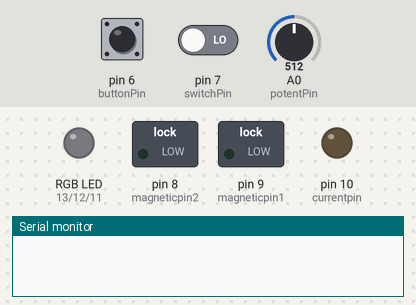
A sketch run on a simulated Arduino Uno, built with avr-gcc and run on an emulated ATmega328P. Parts: switched loads named in the sketch (green lamp = pin HIGH), an RGB LED mixed from three pins (HIGH = lit), output pins drawn as LEDs (lit = HIGH), the last lines printed to the serial monitor. Inputs (shaded band) come from the test bench; at power-on: pin 6 (buttonPin) LOW, pin 7 (switchPin) LOW, A0 (potentPin) = 512. Dim RGB values are drawn brighter than linear.

Above: at 1.2 s.
1.3 s: pin 6 (buttonPin) pulled HIGH for 0.15 s
At 2.4 s:
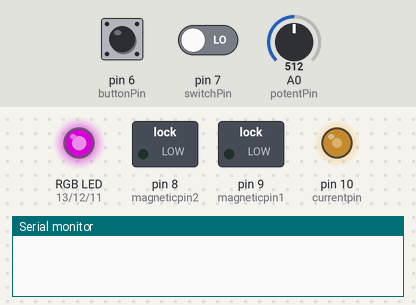
4.3 s: pin 6 (buttonPin) pulled HIGH for 1 s
7.3 s: pin 6 (buttonPin) driven HIGH and pin 7 (switchPin) driven HIGH
At 9.1 s:
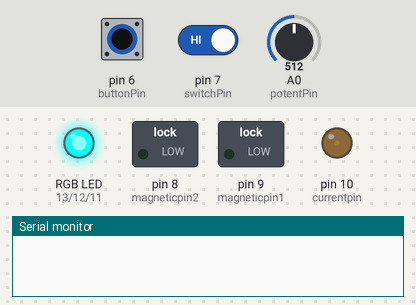
At 23.5 s:
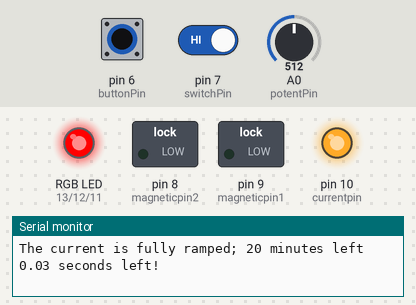
Timing chart, 0 to 23.8 s (numbered marks = the images above; inputs shaded):
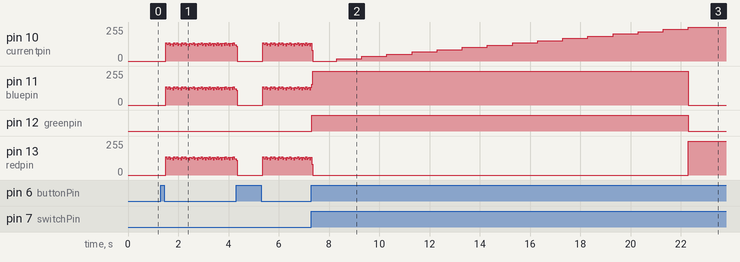

Measured:
- after the input at 7.3 s, pin 12 (greenpin): LOW → HIGH at once, → LOW 15.0 s later

The sketch:

TCexample.ino
```cpp
#include <thinkingcap.h>

const int switchPin = 7;              //Connect a switch to pin 7
const int buttonPin = 6;              //Connect a spring-loaded push-button to pin 6
const int potentPin = A0;             //Connect a potentiometer to A0

boolean StartTC;                      //Stores whether or not the TC initialized successfully

ThinkingCap *tcap = new ThinkingCap(); //Default constructor; you can also pass arguments to it to set the pins

void setup()
{
  StartTC = (*tcap).begin();           //Prepares the Thinking Cap for use; also turns on the serial interface
  pinMode(switchPin, INPUT);
  pinMode(buttonPin, INPUT);
}

void loop()
{
  if(StartTC)                          //If the Thinking Cap setup was successful
  {
    if(digitalRead(buttonPin) == HIGH) //When the button is pushed
    {
      int potentVal = analogRead(potentPin);  //Get the value from the potentiometer
      if(digitalRead(switchPin) == HIGH) //If the switch is "on"
      {
        int time = map(potentVal, 0, 1023, 1, 60); //Convert the input value into a time
        (*tcap).tDCS(time / 2, time);  //Perform tDCS for that time, with ramp time equal to 1/120 of that
      }
      else                             //If the switch is "off"
      {
        while(digitalRead(buttonPin) == LOW)  //Until the button is pushed again
        {
          double freq = (double)map(potentVal, 0, 1023, 1, 500) / 100.0;  //Convert the input value into a frequency
          (*tcap).CES(freq);          //Perform CES with the given frequency
        }
      }
    }
  }
}
```

thinkingcap.cpp
```cpp
#include "thinkingcap.h"

int chargetime = 5000; //How long (in ms)to allow capacitor C1 to charge (for tMS)
int pulsetime = 20; //How long (in µs) to allow capacitor C1 to discharge (for tMS)

ThinkingCap::ThinkingCap()
{
	this->redpin = 13;
	this->greenpin = 12;
	this->bluepin = 11;
	this->currentpin = 10;
	this->magneticpin1 = 9;
	this->magneticpin2 = 8;
}

ThinkingCap::ThinkingCap(int rpin, int gpin, int bpin, int cpin, int mpin1, int mpin2)
{
	this->redpin = rpin;
	this->greenpin = gpin;
	this->bluepin = bpin;
	this->currentpin = cpin;
	this->magneticpin1 = mpin1;
	this->magneticpin2 = mpin2;
}

boolean ThinkingCap::begin()
{
	pinMode(redpin, OUTPUT);
	pinMode(greenpin, OUTPUT);
	pinMode(bluepin, OUTPUT);
	pinMode(currentpin, OUTPUT);
	pinMode(magneticpin1, OUTPUT);
	pinMode(magneticpin2, OUTPUT);

	Serial.begin(9600);

	return true;
}

void ThinkingCap::tDCS(int rampTime, int stimTime)
{
	//Turn status LED yellow
	digitalWrite(greenpin, HIGH);
	digitalWrite(bluepin, HIGH);
	int startTime = millis();
	for(;;)
	{
		//Figure out partial voltage
		int val = (int)(millis() - startTime)/1000.0;
		int pwmVal = map(val,0,rampTime,0,255);
		if(val >= rampTime) break;  //If voltage fully ramped, go on
		else analogWrite(currentpin, pwmVal);  //Otherwise, update the pin voltage
	}
	//Keep voltage at max and zero the timer
	digitalWrite(currentpin, HIGH);
	int timer = millis();
	//Turn status LED red
	digitalWrite(bluepin, LOW);
	digitalWrite(greenpin, LOW);
	digitalWrite(redpin, HIGH);
	Serial.println("The current is fully ramped; 20 minutes left");
	//While 20 minutes haven't passed
	while((millis() - timer) < (int)stimTime * 60000.0)
	{
	    //Serial.println("I'm in yr loop"); (used to help debug code, and kept for its pure hilariousness)
	    //Every 30 seconds, print how much time is left
		if(!((millis() - timer) % 30000))
		{
		Serial.print((stimTime - (millis() - timer))/1000.0);
		Serial.println(" seconds left!");
	}
	}
	//After stimTime, ramp down current
	int endTime = millis();
	Serial.println("Ramping down current.");
	for(;;)
	{
		//Figure out partial voltage
		int val = (int)(rampTime - (millis() - endTime))/1000.0;
		int pwmVal = map(val,0,rampTime,0,255);
		if(val <= 0) break;  //If voltage fully ramped, go on
		else analogWrite(currentpin, pwmVal);  //Otherwise, update the pin voltage
	}
	//print "time's up" and turn off current
	Serial.println("Time's up!");
	digitalWrite(currentpin, LOW);
	digitalWrite(redpin, LOW);
	digitalWrite(greenpin, HIGH);
}


 //***FOR INTERNAL USE ONLY; NOT RECOMMENDED FOR CONSUMER USE***
void ThinkingCap::tMS()
{
	digitalWrite(magneticpin1, HIGH); //Activate the tMS circuit
	delay(chargetime);                //Wait for capacitor C1 to charge
	digitalWrite(magneticpin2, HIGH); //Tell the transistor to close the second circuit
	digitalWrite(bluepin, HIGH);      //Turn status LED blue
	delayMicroseconds(pulsetime);
	digitalWrite(magneticpin2, LOW);  //Go away, closed circuit (unnecessary if a thyristor is used instead of a P-type transistor
	digitalWrite(bluepin, LOW);       //Turn status LED off
}

void ThinkingCap::CES(int frequency)
{
	double interval = 1000000 / ((double)frequency * 2);
	digitalWrite(currentpin, HIGH);   //Pulse the electric current
	digitalWrite(redpin, HIGH);       //Turn status LED magenta
	digitalWrite(bluepin, HIGH);
	delayMicroseconds(interval);
	digitalWrite(currentpin, LOW);    //Turn off electric current
	digitalWrite(redpin, LOW);        //Turn status LED off
	digitalWrite(bluepin, LOW);
	delayMicroseconds(interval);
}
```

thinkingcap.h
```cpp
#ifndef __THINKINGCAP_H__
#define __THINKINGCAP_H__

#if ARDUINO >= 100
#include "Arduino.h"
#else
#include "WProgram.h"
#endif

class ThinkingCap {
  private:
  int redpin;
  int greenpin;
  int bluepin;
  int currentpin;
  int magneticpin1;
  int magneticpin2;
  public:
  ThinkingCap(); 							 //Default Constructor
  ThinkingCap(int, int, int, int, int, int); //Not-so-default constructor
  boolean begin();  							 //Initializes the Thinking Cap
  void tDCS(int, int);   					 //Carries out transcranial Direct Current Stimulation
  void tMS();    							 //Carries out transcranial Magnetic Stimulation
  void CES(int); 							 //Carries out Cranial Electrotherapy Stimulation
};

#endif
```
